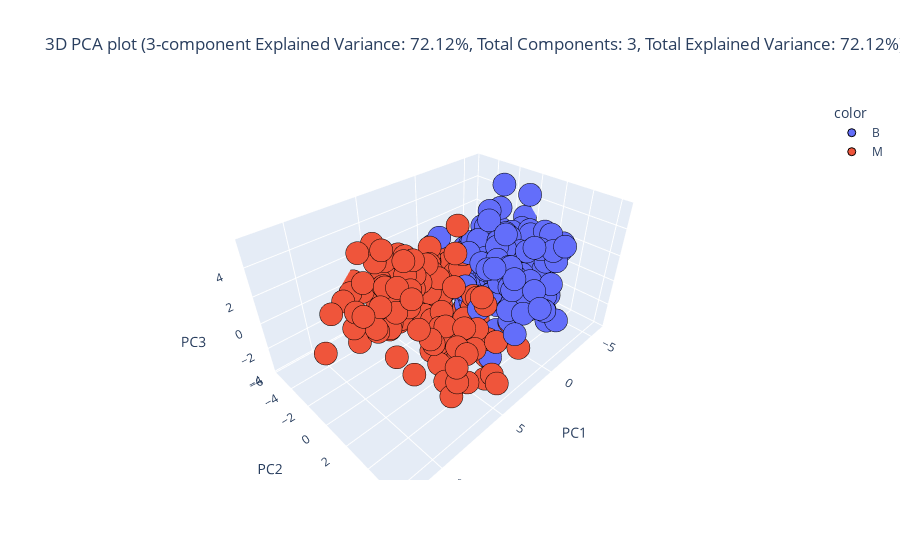

Here is the notebook cell this chart was saved with:
### Code cell
_, pca3d_train_df, _, pca3d_test_df = eda.dimensionality_reduction(train_df, test_df, identifier=id_features, categorical=categorical_features, continuous=continuous_features, target="Diagnosis", method="pca", plot_type="3d", components=3)

### Figure 1 — Plotly figure (JSON) as saved in the notebook; plotly's stock layout.template omitted (floating-point values rounded to 4 significant figures; data arrays with more than 128 entries replaced by an {"elided": "..."} marker saying what was removed)
{"data": [{"hovertemplate": "color=B<br>PC1=%{x}<br>PC2=%{y}<br>PC3=%{z}<extra></extra>", "legendgroup": "B", "marker": {"color": "#636efa", "line": {"color": "Black", "width": 1}, "opacity": 1, "symbol": "circle"}, "mode": "markers", "name": "B", "scene": "scene", "showlegend": true, "type": "scatter3d", "x": {"elided": "271 float values"}, "y": {"elided": "271 float values"}, "z": {"elided": "271 float values"}}, {"hovertemplate": "color=M<br>PC1=%{x}<br>PC2=%{y}<br>PC3=%{z}<extra></extra>", "legendgroup": "M", "marker": {"color": "#EF553B", "line": {"color": "Black", "width": 1}, "opacity": 1, "symbol": "circle"}, "mode": "markers", "name": "M", "scene": "scene", "showlegend": true, "type": "scatter3d", "x": {"elided": "137 float values"}, "y": {"elided": "137 float values"}, "z": {"elided": "137 float values"}}], "layout": {"legend": {"title": {"text": "color"}, "tracegroupgap": 0}, "scene": {"domain": {"x": [0, 1], "y": [0, 1]}, "xaxis": {"title": {"text": "PC1"}}, "yaxis": {"title": {"text": "PC2"}}, "zaxis": {"title": {"text": "PC3"}}}, "title": {"text": "3D PCA plot (3-component Explained Variance: 72.12%, Total Components: 3, Total Explained Variance: 72.12%)"}}}
